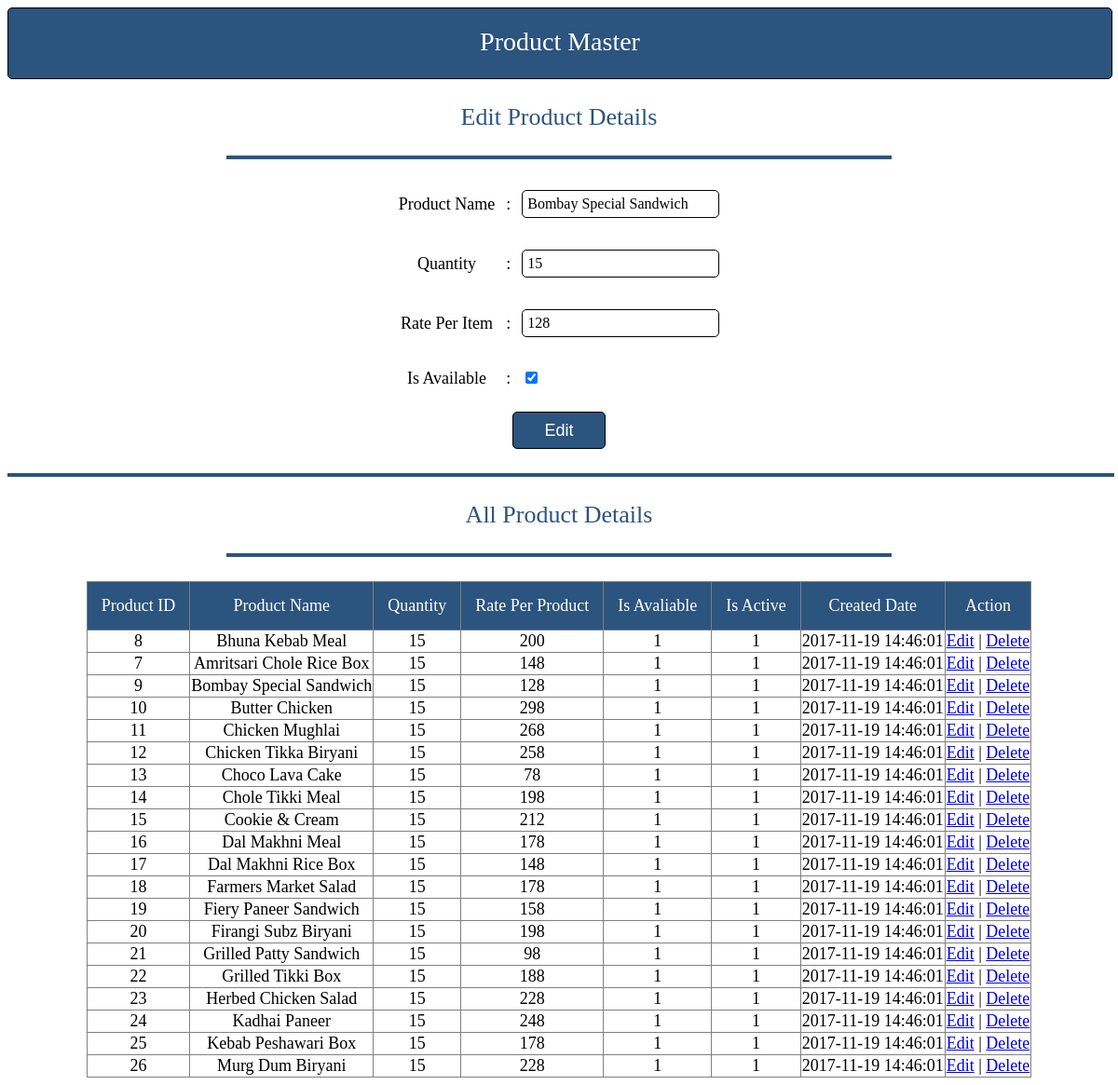
The page /admin/editproduct.php?id=9 on the database its author committed.
### tables this page shows
CREATE TABLE IF NOT EXISTS `productmaster` (
  `ProdctID` int(11) NOT NULL AUTO_INCREMENT,
  `ProductName` varchar(100) NOT NULL,
  `Quantity` int(11) NOT NULL,
  `RatePerProduct` int(11) NOT NULL,
  `IsAvaliable` bit(1) NOT NULL DEFAULT b'0',
  `IsActive` bit(1) NOT NULL DEFAULT b'1',
  `CreatedDate` datetime NOT NULL DEFAULT CURRENT_TIMESTAMP,
  PRIMARY KEY (`ProdctID`)
);

### admin/editproduct.php (the view, shortened to what this page needs)
<?php
include 'db.php';
	$ProductName= "";
	$Quantity= "";
	$RatePerProduct= "";
	$IsAvaliable = false;
if(isset($_POST['Submit'])) {
	$ProductId= $_POST['ProductId'];
	$ProductName= $_POST['ProductName'];
	$Quantity= $_POST['Quantity'];
	$RatePerProduct= $_POST['RatePerProduct'];
	$IsAvaliable = isset($_POST['IsAvaliable']) ? true: false;
	$query="UPDATE  productmaster SET
			ProductName = '$ProductName', Quantity = '$Quantity', RatePerProduct = '$RatePerProduct', IsAvaliable = $IsAvaliable WHERE ProdctID = '$ProductId'";
	$result=$conn->query($query);
	if($result){
		header("location:product-master.php");
	}
	else{
		$errormsg="Something went wrong,Try Again.";
		echo "<script type='text/javascript'>alert('$errormsg');</script>";
	}
}
else{
	if(isset($_GET["id"])) {
		$ProductId =  $_GET["id"];
		$result = $conn->query("SELECT * FROM productmaster WHERE ProdctID = '$ProductId'");
		if($result != null && $result->num_rows == 1 ) {
			$row = $result->fetch_assoc() ;
			$ProductName= $row["ProductName"];
			$Quantity= $row["Quantity"];
			$RatePerProduct= $row["RatePerProduct"];
			$IsAvaliable = $row["IsAvaliable"];
		}
	}
}
$result = $conn->query("SELECT * FROM productmaster");
?>
<!DOCTYPE html>
<html>
<head>
</head>
<body>
<font face="calibri">
<form action="editproduct.php" id="form1"  method="post" name="product_masterform">
<div class="pmaster">
	<p align="center" class="ptext">Product Master</p>
</div>
<p class="padd">Edit Product Details</p>
<hr class="hrafter"><br />
<table align="center">
	<tr>
		<td class="tdedit">
			Product Name
		</td>
		<td class="tdedit">
			:
		</td>
		<td class="tdedit">
			<input id="txtName" class="txtedit" maxlength="50" type="text" name="ProductName" value="<?php echo $ProductName ?>">
		</td>
	</tr>
	<tr>
		<td colspan="3"><br></td>
	</tr>
	<tr>
		<td class="tdedit">
		Quantity
		</td>
		<td class="tdedit">
			:
		</td>
		<td class="tdedit">
			<input type="number" class="txtedit" maxlength="10" name="Quantity" value="<?php echo $Quantity ?>">
		</td>
	</tr>
	<tr>
		<td colspan="3"><br></td>
	</tr>
	<tr>
		<td class="tdedit">
		Rate Per Item
		</td>
		<td class="tdedit">
			:
		</td>
		<td class="tdedit">
			<input type="number" class="txtedit" maxlength="5" name="RatePerProduct" value="<?php echo $RatePerProduct ?>">
		</td>
	</tr>
	<tr>
		<td colspan="3"><br></td>
	</tr>
	<tr>
		<td class="tdedit">
		Is Available
		</td>
		<td class="tdedit">
			:
		</td>
		<td class="tdedit" style="text-align: left">
			<input type="checkbox" name="IsAvaliable" <?php if($IsAvaliable) { echo "checked";}?> >
		</td>
	</tr>
</table>
<br />
<div align="center">
	<input id="editbtn" type="submit" value="Edit" name="Submit">
</div>
<br />
<hr class="hra">
<p class="padd">All Product Details</p>
<hr class="hrafter">
<br />
<table align="center" border="1" style="border-collapse: collapse; font-size: 18px; padding: 10px;">
	<thead style="background-color: #2B547E; color: white; text-align: center;">
		<tr>
			<td class="tdpad">Product ID</td>
			<td class="tdpad">Product Name</td>
			<td class="tdpad">Quantity</td>
			<td class="tdpad">Rate Per Product</td>
			<td class="tdpad">Is Avaliable</td>
			<td class="tdpad">Is Active</td>
			<td class="tdpad">Created Date</td>
			<td class="tdpad">Action</td>
		</tr>
	</thead>
	<tbody style="text-align: center; padding: 10px;">
		<?php
			if($result != null && $result->num_rows > 0 ) {
				while ($row = $result->fetch_assoc()) {
					echo "<tr>";
						echo "<td>".$row["ProdctID"]."</td>";
						echo "<td>".$row["ProductName"]."</td>";
						echo "<td>".$row["Quantity"]."</td>";
						echo "<td>".$row["RatePerProduct"]."</td>";
						echo "<td>".$row["IsAvaliable"]."</td>";
						echo "<td>".$row["IsActive"]."</td>";
						echo "<td>".$row["CreatedDate"]."</td>";
						echo "<td><a class='clslink' href='editproduct.php?id=".$row["ProdctID"]."'>Edit</a> | <a class='clslink' href='product-master.php?id=".$row["ProdctID"]."'>Delete</a></td>";
					echo "</tr>";
				}
			}
		?>
	</tbody>
</table>
</form>
</font>
</body>
</html>

### admin/editproduct.php (style rules this page uses)
.pmaster { background-color: #2b547e; color: white; font-size: 28px; font-family: calibri; width: 100%; height: 75px; border: 1px solid black; border-radius: 5px; }
.ptext { font-size: 28px; font-family: calibri; line-height: 15px; }
.padd { font-size: 26px; color: #2b547e; text-align: center; }
.hrafter { width: 60%; border: 2px solid #2b547e; }
.hra { width: 100%; border: 2px solid #2B547E; }
.tdedit { text-align: center; font-size: 18px; padding: 5px; }
#editbtn { width: 100px; height: 40px; font-size: 18px; border: 1px solid black; background-color: #2B547E; color: white; border-radius: 5px; }
.txtedit { font-size: 16px; padding: 5px; width: 200px; border: 1px solid black; border-radius: 5px; font-family: calibri; }
.tdpad { padding: 15px; }

### rows shown on the page
productmaster: ProductName "Bombay Special Sandwich", Quantity "15", RatePerProduct "128", IsAvaliable "☑", ProdctID "9", IsAvaliable "1", IsActive "1", CreatedDate "2017-11-19 14:46:01"
productmaster: ProdctID "8", ProductName "Bhuna Kebab Meal", Quantity "15", RatePerProduct "200", IsAvaliable "1", IsActive "1", CreatedDate "2017-11-19 14:46:01"
productmaster: ProdctID "7", ProductName "Amritsari Chole Rice Box", Quantity "15", RatePerProduct "148", IsAvaliable "1", IsActive "1", CreatedDate "2017-11-19 14:46:01"
productmaster: ProdctID "10", ProductName "Butter Chicken", Quantity "15", RatePerProduct "298", IsAvaliable "1", IsActive "1", CreatedDate "2017-11-19 14:46:01"
productmaster: ProdctID "11", ProductName "Chicken Mughlai", Quantity "15", RatePerProduct "268", IsAvaliable "1", IsActive "1", CreatedDate "2017-11-19 14:46:01"
productmaster: ProdctID "12", ProductName "Chicken Tikka Biryani", Quantity "15", RatePerProduct "258", IsAvaliable "1", IsActive "1", CreatedDate "2017-11-19 14:46:01"
productmaster: ProdctID "13", ProductName "Choco Lava Cake", Quantity "15", RatePerProduct "78", IsAvaliable "1", IsActive "1", CreatedDate "2017-11-19 14:46:01"
productmaster: ProdctID "14", ProductName "Chole Tikki Meal", Quantity "15", RatePerProduct "198", IsAvaliable "1", IsActive "1", CreatedDate "2017-11-19 14:46:01"
productmaster: ProdctID "15", ProductName "Cookie & Cream", Quantity "15", RatePerProduct "212", IsAvaliable "1", IsActive "1", CreatedDate "2017-11-19 14:46:01"
productmaster: ProdctID "16", ProductName "Dal Makhni Meal", Quantity "15", RatePerProduct "178", IsAvaliable "1", IsActive "1", CreatedDate "2017-11-19 14:46:01"
productmaster: ProdctID "17", ProductName "Dal Makhni Rice Box", Quantity "15", RatePerProduct "148", IsAvaliable "1", IsActive "1", CreatedDate "2017-11-19 14:46:01"
productmaster: ProdctID "18", ProductName "Farmers Market Salad", Quantity "15", RatePerProduct "178", IsAvaliable "1", IsActive "1", CreatedDate "2017-11-19 14:46:01"
productmaster: ProdctID "19", ProductName "Fiery Paneer Sandwich", Quantity "15", RatePerProduct "158", IsAvaliable "1", IsActive "1", CreatedDate "2017-11-19 14:46:01"
productmaster: ProdctID "20", ProductName "Firangi Subz Biryani", Quantity "15", RatePerProduct "198", IsAvaliable "1", IsActive "1", CreatedDate "2017-11-19 14:46:01"
productmaster: ProdctID "21", ProductName "Grilled Patty Sandwich", Quantity "15", RatePerProduct "98", IsAvaliable "1", IsActive "1", CreatedDate "2017-11-19 14:46:01"
productmaster: ProdctID "22", ProductName "Grilled Tikki Box", Quantity "15", RatePerProduct "188", IsAvaliable "1", IsActive "1", CreatedDate "2017-11-19 14:46:01"
productmaster: ProdctID "23", ProductName "Herbed Chicken Salad", Quantity "15", RatePerProduct "228", IsAvaliable "1", IsActive "1", CreatedDate "2017-11-19 14:46:01"
productmaster: ProdctID "24", ProductName "Kadhai Paneer", Quantity "15", RatePerProduct "248", IsAvaliable "1", IsActive "1", CreatedDate "2017-11-19 14:46:01"
productmaster: ProdctID "25", ProductName "Kebab Peshawari Box", Quantity "15", RatePerProduct "178", IsAvaliable "1", IsActive "1", CreatedDate "2017-11-19 14:46:01"
productmaster: ProdctID "26", ProductName "Murg Dum Biryani", Quantity "15", RatePerProduct "228", IsAvaliable "1", IsActive "1", CreatedDate "2017-11-19 14:46:01"
